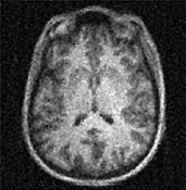
#> input picture hw2/brain.jpg, 186 x 190 px
$ jupyter execute --allow-errors bm336027_hw2_312465305.ipynb   (shell and % lines are left out)
#> lines starting #> are read from the running program, lines starting #| are printed output that depends on the picture; after the words box and inside, x2 and y2 are one past the last pixel; in counts of white or black regions, pixels touching at a corner belong together
# BM 336027 - Technion - Medical Image Processing

## Homework 2 - Edge Detection & Hough Transform
---

### <a style='color:red'> Due Date: 7.12.2022
</a>

---
###  Agenda

* [Exercise 0: Gaussian Filter](#Exercise-0)
* [Exercise 1: Canny Edge Detection](#Exercise-1)
* [Exercise 2: Hough Transform](#Exercise-2)

#### Use as many cells as you need

---
### Students Information

* Fill in

|              Name |             Id |             email |
|-------------------|----------------|------------------ |
|  [Shahar Rashty] | [312465305] | [rashty@campus.technion.ac.il] |

### Submission Guidelines
---
* **No handwritten submissions.**
* What you have to submit:
    * You should submit this file only, with the name: `bm_hw2_id.ipynb`.
    * No other file-types (`.py`, `.docx`...) will be accepted.
* Submission on the course website (Moodle).

[cell 1]
# imports you will need
import numpy as np
import matplotlib.pyplot as plt
from scipy import signal
from typing import Tuple
import cv2

---

### **Assignment Instructions**
**In this assignment, you are allowed to use only basic numpy and matplotlib functions, and functions you implemented in other sections of the exercises (unless otherwise instructed)**

---

###  Exercise 0

In many cases, you might want to blur your image before using algorithms to process it.
A good kernel you can use to blur an image is the Gaussian kernel.
Implement a function `gaussian_kernel` that returns a Gaussian kernel for a given kernel size and std.
Write a description of your function and explain its inputs and output.

[cell 2]
def gaussian_kernel(size: int, sigma: float) -> np.ndarray:
    '''
    returns a Gaussian kernel for a given kernel size and std

    :param size: kernel size
    :param sigma: standad deviation of kernel
    :return gauss_kernel: Gaussian kernel for a given kernel size and std
    '''
    # ====== YOUR CODE: ======
    ax = np.linspace(-(size - 1) / 2., (size - 1) / 2., size)
    xx, yy = np.meshgrid(ax, ax)
    kernel = np.exp(-0.5 * (np.square(xx) + np.square(yy)) / np.square(sigma))
    gauss_kernel = kernel / np.sum(kernel)
    # ========================
    return gauss_kernel

[cell 3]
gaussian_kernel(3,1)

[cell 4]
# y=np.array((0,1))
# x=np.array((0,0.5,1))
# xv, yv = np.meshgrid(x, y)
# xv

[cell 5]
# [8 lines of commented-out code are left out]

###  Exercise 1

In this exercise, we'll Implement the Canny edge detector.

1. First, we need to get the image gradients.
   Implement the function `img_grad_sobel` that calculates the image gradient magnitude and direction. This function should return two arrays; one of the gradient magnitude and another of the gradient direction in radians. The gradient maps should have the same size as the input.  <br>
    Note: to avoid producing edges at the image's borders, use the reflection boundary condition.<br>
    You may use the `convolve2d` function of the scipy.signal package.
    Write a description of your function and explain its inputs and output.


[cell 6]
def img_grad_sobel(img: np.ndarray) -> Tuple[np.ndarray, np.ndarray]:
    '''
    calculates the image gradient magnitude and direction
    :param img: input image as numpy array
    :return magnitude: array of the gradient magnitude
    :return direction:array of the gradient direction in radians
    '''

    # ====== YOUR CODE: ======
    sobel_x=np.asarray([[1, 0, -1], [2, 0, -2], [1, 0, -1]])
    sobel_y=np.asarray([[1, 2, 1], [0, 0, 0], [-1, -2, -1]])
    d_x = signal.convolve2d(img, sobel_x,mode='same',boundary='symm')
    d_y = signal.convolve2d(img, sobel_y,mode='same',boundary='symm')
    magnitude = np.zeros_like(img)
    direction = np.zeros_like(img)
    w,h = img.shape[0:2]
    for i in range(w):
        for j in range(h):
            magnitude[i, j] = np.sqrt(d_x[i, j]**2+d_y[i, j]**2)
            direction[i, j] = np.arctan2(d_y[i, j], d_x[i, j])

    # ========================

    return magnitude, direction

[cell 7]
# [6 lines of commented-out code are left out]

2. Load the image 'brain.jpg' and display it in one figure before and after using your function and add titles. <br>
The image might contain noise. Use the Gaussian kernel from exercise 0 and convolve it with the image to produce a cleaner image. Experiment to find good parameters for this operation.
Do not blur the image too much.

[cell 8]
# ====== YOUR CODE: ======
img = plt.imread("brain.jpg")
#> img is the input picture: shape (190, 186); min 0, max 255, mean 77
g_kernel = gaussian_kernel(3, 3)
img_blur = signal.convolve2d(img, g_kernel, mode="same")
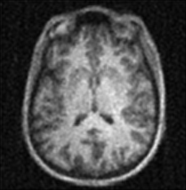
#> img_blur: shape (190, 186) float64; min 2.13, max 241.9, mean 76.9
magnitude, direction = img_grad_sobel(img_blur)
#> in img_grad_sobel, `d_x = signal.convolve2d(img, sobel_x,mode='same',boundary='symm')`:
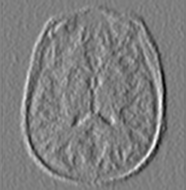
#> d_x: shape (190, 186) float64; min -498.9, max 504.2, mean -0.1; drawn with min black and max white
#> in img_grad_sobel, `d_y = signal.convolve2d(img, sobel_y,mode='same',boundary='symm')`:
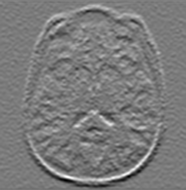
#> d_y: shape (190, 186) float64; min -442.6, max 472.1, mean -0.2; drawn with min black and max white
#> after the loop in img_grad_sobel, `for i in range(w):`:
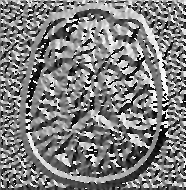
#> direction: shape (190, 186) float64; min -3.14, max 3.14, mean -0.0217; drawn with min black and max white
#> after the loop in img_grad_sobel, `for i in range(w):`:
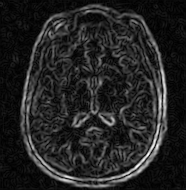
#> magnitude: shape (190, 186) float64; min 0.358, max 553.8, mean 77.9; drawn with min black and max white

plt.figure(figsize=(25,15))
plt.subplot(1 ,3, 1)
plt.imshow(img, cmap="gray")
plt.title("Original Image")
plt.subplot(1 ,3 ,2)
plt.imshow(magnitude, cmap="gray")
plt.title("Magnitude Image")
plt.subplot(1 ,3 ,3)
plt.imshow(direction)
plt.title("Direction Image")

plt.show()
# ========================

3. The gradient magnitude of the blurred image contains thick blurred edges.
We would like to make the edges in the gradient map thinner.
Implement the function `non_max_suppression` that takes in a gradient image and extracts thin edges using non-maximum suppression.
Your function has to go over all the pixels in the image and replace with 0 the pixels whose neighbors in the gradient direction have higher values. You can assume a neighborhood of 3x3.
Since the edges of the image might not have a pixel to compare, you can change those pixels to 0.
Write a description of your function and explain its inputs and output.

[cell 9]
def non_max_suppression(mag: np.ndarray, angle2: np.ndarray) -> np.ndarray:
    '''
    extract thin edges using non_maximum suppresion.
    At each  iteration we will check 1 of the 8 close neighboors according to gradient direction
    go over all the pixels in the image and replace with 0 the pixels whose neighbors in the gradient direction have higher values.

    :param grad_magnitude: mag : the gradient magnitude
    :param grad_direction: angle2 : the gradient direction
    :return non_max: magnitude img with thiner edges

    '''
    # ====== YOUR CODE: ======
    w, h = mag.shape
    non_max=np.zeros_like(mag)
    angle = angle2 * 180. / np.pi #convert radians to degrees
    angle[angle<0]+=180
    for i in range(1,w-1):
        for j in range(1,h-1):
           #angle 0 --> walk right or left on the same row
            if (0 <= angle[i,j] < 22.5) or (157.5 <= angle[i,j] <= 180):
                p = mag[i, j+1]
                r = mag[i, j-1]
            #angle 45 --> walk on the digonal right up direction
            elif (22.5 <= angle[i,j] < 67.5):
                p = mag[i+1, j-1]
                r = mag[i-1, j+1]
            #angle 90--> walk up and down at the same column
            elif (67.5 <= angle[i,j] < 112.5):
                p = mag[i+1, j]
                r = mag[i-1, j]
            #angle 135 --> walk on the digonal left down direction
            elif (112.5 <= angle[i,j] < 157.5):
                p = mag[i-1, j-1]
                r = mag[i+1, j+1]

            if (mag[i,j] >= p) and (mag[i,j] >= r): #thats the edge!
                non_max[i,j] = mag[i,j]
            else: #there is a bigger value at the gradient dirction --> thats not an edge
                non_max[i,j] = 0


    # ========================

    return non_max

4. Apply non-max suppresion on the gradient magnitude image you produced. Display in one figure the image before and after non-max suppresion and add titles.

[cell 10]
# ====== YOUR CODE: ======
non_max = non_max_suppression(magnitude, direction)
#> in non_max_suppression, `angle[angle<0]+=180`:
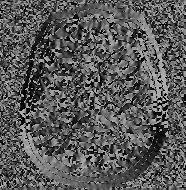
#> angle: shape (190, 186) float64; min 0.00311, max 180, mean 89.3
#> after the loop in non_max_suppression, `for i in range(1,w-1):`:
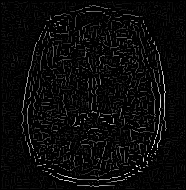
#> non_max: shape (190, 186) float64; min 0, max 553.8, mean 22.4; drawn with min black and max white

plt.figure(figsize=(12,6))
plt.subplot(1,2,1)
plt.imshow(magnitude, cmap="gray"), plt.title("Original Magnitude Image")
plt.subplot(1,2,2)
plt.imshow(non_max, cmap="gray"), plt.title("Non max suppression Magnitude Image")
plt.show()


# ========================

5. After thinning the edges, we're left with high and low magnitude edges. We would like to filter out all the insignificant edges.
Implement the function `double_threshold` that gets an edge image and two thresholds and returns an image containing three values: 0 for background, 1 for weak edges, and 2 for strong edges.<br>
Write a description of your function and explain its inputs and output.

[cell 11]
def double_threshold(edges: np.ndarray, lowThresholdRatio: float, highThresholdRatio: float) -> np.ndarray:
    '''
    gets an edge image and two thresholds and returns an image containing three values:
    0 for background, 1 for weak edges, and 2 for strong edges.

    :param edges: edge image
    :param lowThresholdRatio: lower threshold - values smaller then this will be replaced with 0
    :param highThresholdRatio: higher threshold - values larger then this will be replaced with 2
    :return img_tresh:
    '''
    # ====== YOUR CODE: ======
    img_thresh = np.zeros_like(edges)
    w , h = edges.shape
    for i in range(w):
        for j in range(h):
            if edges[i][j]<=lowThresholdRatio:
                img_thresh[i][j] = 0
            elif edges[i][j] >= highThresholdRatio :
                img_thresh[i][j] = 2
            else :
                img_thresh[i][j] = 1

    # ========================
    return img_thresh

6. Use the above function to thin the edge map you computed in the previous part of this section.  Experiment to find good parameters of this operation.
    Display in one figure the result produced by your `non_max_suppression` before applying `double_threshold`. Add titles to your figure.

[cell 12]
# ====== YOUR CODE: ======
double_thres=double_threshold(non_max,40,90)
#> after the loop in double_threshold, `for i in range(w):`:
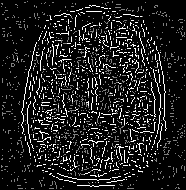
#> img_thresh: shape (190, 186) float64; min 0, max 2, mean 0.238; drawn with min black and max white

plt.figure(figsize=(15,7))
plt.subplot(121)
plt.imshow(non_max,cmap='gray'), plt.title('Edges - non max suppression')
plt.subplot(122)
plt.imshow(double_thres,cmap='gray')
plt.title('Edges after double threshold')
# ========================

7. The last step of Canny edge detector implementation is filtering the isolated weak edges and keeping only the strong edges and those that are connected to them. You can assume a neighborhood of 3X3.
    Implement the function `hysteresis` that performs the describe above.  <br>
    Write a description of your function and explain its inputs and output.

[cell 13]
double_thres.shape
#> Out = (190, 186)

[cell 14]
def hysteresis(edges: np.ndarray) -> np.ndarray:
    '''
    filtering the isolated weak edges and keeping only the strong edges and those that are connected to them.

    :param edges: edges image after applying double_threshold (values can be 0 / 1 / 2)
    :return hysteresis: image's real edges according to Canny edge detector
    '''
    # ====== YOUR CODE: ======
    hysteresis = edges.copy()
    w , h = edges.shape
    for i in range(1,w-1):
        for j in range(1,h-1):
            neighbors = [(i+1,j),(i-1,j),(i,j+1),(i,j-1),(i+1,j+1),(i+1,j-1),(i-1,j-1),(i-1,j+1)]
            if hysteresis[i][j]==1: # if true we need to check neighborhood
                for tup in neighbors:
                    if hysteresis[tup]==0 or hysteresis[tup]==1: #if true, neighbor is not an edge
                        hysteresis[i][j]=0
                        continue
                    elif hysteresis[tup]==2: #if true, neighbor is an edge so current pixel will be set to edge as well
                        hysteresis[i][j]=2
                        break  #if we found an edge neighbor no need to check the rest
    # ========================
    return hysteresis

8. Let's get the final edges image of the brain. Take the thinned edge map you computed in the previous part of this section and use the `hysteresis` function to get the final edges image of the brain. Display in one figure the image before and after applying the hysteresis and titles.

[cell 15]
# ====== YOUR CODE: ======
hyst=hysteresis(double_thres)
#> after the loop in hysteresis, `for i in range(1,w-1):`:
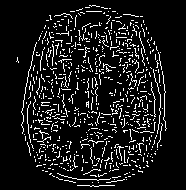
#> hysteresis: shape (190, 186) float64; values 0 (black) and 2 (white), 10.1% white in thin lines or dots, all inside (x1, y1, x2, y2) = (16, 5, 167, 187)
plt.figure(figsize=(12,7))
plt.subplot(121)
plt.imshow(double_thres,cmap='gray'), plt.title('Double Threshold')
plt.subplot(122)
plt.imshow(hyst,cmap='gray')
plt.title('Hysteresis')
plt.show()
# ========================

[cell 16]
(hyst==double_thres).all()
#> Out = False

[cell 17]
a=np.arange(9).reshape(3,3)
print(a[(2,2)])
a

9. You used the Canny edge detector to get the edges of an image. However, you got an unsatisfied result; false edges appeared and long edges were broken into short ones separated by gaps.
* How can you adjust the hysteresis thresholding to improve the edge detection.
* What could cause the false edges? Suggest a way to avoid the false edges (except to adjust the hysteresis thresholding)

**Answer:**

First of , i will try to optimize the lower and upper threshold of double_threshold . In order to reduce the inbetween values(gray ones) i could first decrease the noise by changing the kernel size and sigma for the first step of the gaussian filter or try a diffrent noise reduction technique that keeps the edges better (like bilatteral filter).
in order to increase continuety of the edges line i will need to lower the higher threshold .
The false edges could be caused for example by a single pixel who is higher then the higher threshold (white), and in his neighborhood there are a few values higher than the lower limit but lower than the upper threshold(gray) - they will get the value 1 , but after the histersis they all will be edges (white). a way to avoid the false edges(other than adjust hystersis thresholding) is to try a diffrent noise reduction technique before applying Canny edge ditector.

---

## Exercise 2

In this exercise we will implement Hough Circle Transform.<br>
1. The first step we have to do is preprocess the image to get a binary image that represents its edges.<br>
    Load the image 'coins.jpg' and get its edges image using the `Canny` function of cv2 library. Display in one figure the original image and its edges and add titles.

#> (a cell that did not finish here is left out)

2. For Hough Circle Transform we need three parameters to define a circle: $(x_{center}, y_{center}, r)$ <br>
where $(x_{center},y_{center})$ define the center position and $r$ is the radius.
It means that in this case the accumolator matrix would be a 3D matrix.<br>
Implenent the function `circles_accumolator` that gets a binary image that repersents the image edges and an array of the different radiuses to search circles at, and return the accomultor matrix in the hough space.

[cell 19]
# [27 lines left out: function circles_accumolator, not called in this run]

4. Implement the function `hough_circles` that gets image of edges, computes the accomultor matrix in the hough space and return the parameters (a,b,r) of each detected circle on the image. Choose the detected circle acorrding to votes threshold and distance thresholds that represents the minimal distance between the centers of two different circles.

[cell 20]
# [32 lines left out: function hough_circles, not called in this run]

5. Let's detect the coins in the image using your functions. Take the edges image of the coins, set the radius vector, votes threshold and distance thresholds, and get the detected circles parameters using the function `hough_circles`. Experiment to find the best parameters that yield the optimal coins detections. <br>
    Draw the detected circles on the original image of coins and display it in a figure. You may use the function `plt.Circle`.

[cell 21]
# ====== YOUR CODE: ======
radius = np.arange(23,35,1)
#> radius = [23, 24, 25, 26, 27, 28, 29, 30, 31, 32, 33, 34]
votes_thresh = 12
dist_thresh = 4.5
#> (the rest of this cell did not finish here and is left out)
